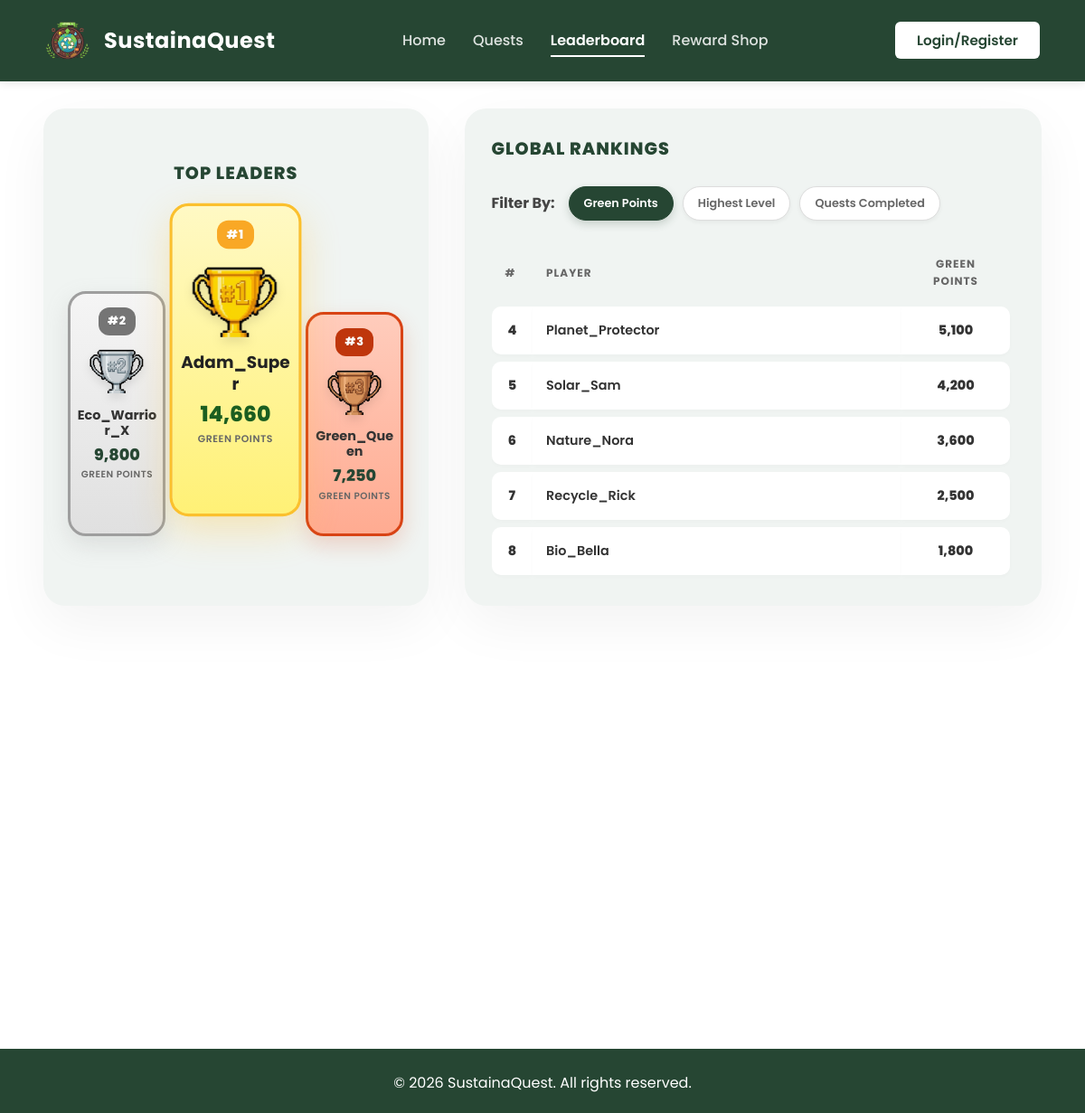
Page /user/leaderboard.php on the committed database.
### tables this page shows
CREATE TABLE IF NOT EXISTS `users` (
  `userId` int NOT NULL AUTO_INCREMENT,
  `userName` varchar(50) NOT NULL,
  `email` varchar(100) NOT NULL,
  `passwordHash` varchar(255) NOT NULL,
  `level` int DEFAULT '1',
  `levelProgress` decimal(5,2) DEFAULT '0.00',
  `greenPoints` int DEFAULT '0',
  `isBanned` tinyint(1) DEFAULT '0',
  PRIMARY KEY (`userId`),
  UNIQUE KEY `userName` (`userName`),
  UNIQUE KEY `email` (`email`)
);

### user/user_functions.php (called while the page is built, shortened)
<?php
function get_leaderboard_data($conn, $filter = 'points', $limit = 50, $offset = 0) {
    $leaderboard = [];
    switch ($filter) {
        case 'points':
        default:
            $filter = 'points';
            $order_clause = "u.greenPoints DESC, u.level DESC";
            break;
    }
    $sql = "
        SELECT
            u.userId,
            u.userName,
            u.greenPoints,
            u.level,
            -- Subquery to count approved quests (Aliased for display)
            (SELECT COUNT(*) FROM questsubmissions qs WHERE qs.submittedByUserId = u.userId AND qs.approveStatus = 'Completed') as totalQuests,
            -- Window function using the RAW sorting logic
            RANK() OVER (ORDER BY $order_clause) as current_rank
        FROM users u
        ORDER BY $order_clause
        LIMIT ? OFFSET ?
    ";
    $stmt = $conn->prepare($sql);
    $stmt->bind_param("ii", $limit, $offset);
    $stmt->execute();
    $result = $stmt->get_result();
    while ($row = $result->fetch_assoc()) {
        if ($filter == 'level') {
            $row['main_stat_value'] = $row['level'];
        } elseif ($filter == 'quests') {
            $row['main_stat_value'] = $row['totalQuests'];
        } else {
            $row['main_stat_value'] = $row['greenPoints'];
        }
        $leaderboard[] = $row;
    }
    return $leaderboard;
}
?>

### user/leaderboard.php (the view, shortened to what this page needs)
<?php
$path = "../";
include '../includes/header.php';
include 'user_functions.php';
$valid_filters = ['points', 'level', 'quests'];
$current_filter = isset($_GET['filter']) && in_array($_GET['filter'], $valid_filters) ? $_GET['filter'] : 'points';
$stat_label = "";
switch ($current_filter) {
    case 'points': default: $stat_label = "Green Points"; break;
}
$top3_data = get_leaderboard_data($conn, $current_filter, 3, 0);
$global_data = get_leaderboard_data($conn, $current_filter, 50, 3);
function get_rank_image($path, $rank) {
    $r = intval($rank);
    if ($r >= 1 && $r <= 3) {
        return $path . "assets/image/trophies/Trophy_" . $r . ".png";
    }
    return $path . 'assets/image/user-avatar.png';
}
?>
<div class="leaderboard-container">
    <div class="leaderboard-grid">
        <div class="top-three-wrapper">
            <h2 class="lb-section-title">Top Leaders</h2>
            <div class="top-3-pyramid">
                <?php
                $padded_top3 = array_pad($top3_data, 3, null);
                $display_indices = [1, 0, 2];
                foreach($display_indices as $idx):
                    $user = $padded_top3[$idx];
                    $visual_rank = $idx + 1;
                    $rank_class = "rank-" . $visual_rank;
                    $img_src = get_rank_image($path, $visual_rank);
                    if ($user):
                ?>
                    <div class="lb-card <?= $rank_class ?>">
                        <span class="lb-rank-badge">#<?= $user['current_rank'] ?></span>
                        <div class="lb-img-box">
                            <img src="<?= $img_src ?>" alt="Rank <?= $visual_rank ?>">
                        </div>
                        <div class="lb-name"><?= htmlspecialchars($user['userName']) ?></div>
                        <div class="lb-stat"><?= number_format($user['main_stat_value']) ?></div>
                        <div class="lb-stat-label"><?= $stat_label ?></div>
                    </div>
                <?php endif; endforeach; ?>
            </div>
        </div>
        <div class="global-rank-wrapper">
            <h2 class="lb-section-title" style="text-align:left;">Global Rankings</h2>
            <div class="filter-group">
                <span class="filter-label">Filter By:</span>
                <a href="?filter=points" class="filter-btn <?= $current_filter == 'points' ? 'active' : '' ?>">Green Points</a>
                <a href="?filter=level" class="filter-btn <?= $current_filter == 'level' ? 'active' : '' ?>">Highest Level</a>
                <a href="?filter=quests" class="filter-btn <?= $current_filter == 'quests' ? 'active' : '' ?>">Quests Completed</a>
            </div>
            <div class="table-responsive">
                <table class="lb-table">
                    <thead>
                        <tr>
                            <th class="col-rank">#</th>
                            <th>Player</th>
                            <th class="col-stat"><?= $stat_label ?></th>
                        </tr>
                    </thead>
                    <tbody>
                        <?php if (!empty($global_data)): ?>
                            <?php foreach ($global_data as $user):
                                $rank = $user['current_rank'];
                            ?>
                            <tr>
                                <td class="col-rank"><?= $rank ?></td>
                                <td>
                                    <div class="player-cell">
                                        <span class="table-name"><?= htmlspecialchars($user['userName']) ?></span>
                                    </div>
                                </td>
                                <td class="col-stat"><?= number_format($user['main_stat_value']) ?></td>
                            </tr>
                            <?php endforeach; ?>
                        <?php endif; ?>
                    </tbody>
                </table>
            </div>
        </div>
    </div>
</div>
<?php include '../includes/footer.php'; ?>

### assets/css/style.css (style rules this page uses)
* { margin: 0; padding: 0; box-sizing: border-box; }
body { font-family: "Poppins", sans-serif; background-color: #ffffff; color: #333; line-height: 1.6; display: flex; flex-direction: column; min-height: 100vh; }
a { text-decoration: none; color: inherit; transition: 0.3s; }

### rows in the picture
users: userName "Eco_Warrior_X", greenPoints "9,800"
users: userName "Adam_Super", greenPoints "14,660"
users: userName "Green_Queen", greenPoints "7,250"
users: rank "4", userName "Planet_Protector", greenPoints "5,100"
users: rank "5", userName "Solar_Sam", greenPoints "4,200"
users: rank "6", userName "Nature_Nora", greenPoints "3,600"
users: rank "7", userName "Recycle_Rick", greenPoints "2,500"
users: rank "8", userName "Bio_Bella", greenPoints "1,800"

### other values in the picture
$user['current_rank'] "2"
$user['current_rank'] "1"
$user['current_rank'] "3"
$stat_label "GREEN POINTS"
